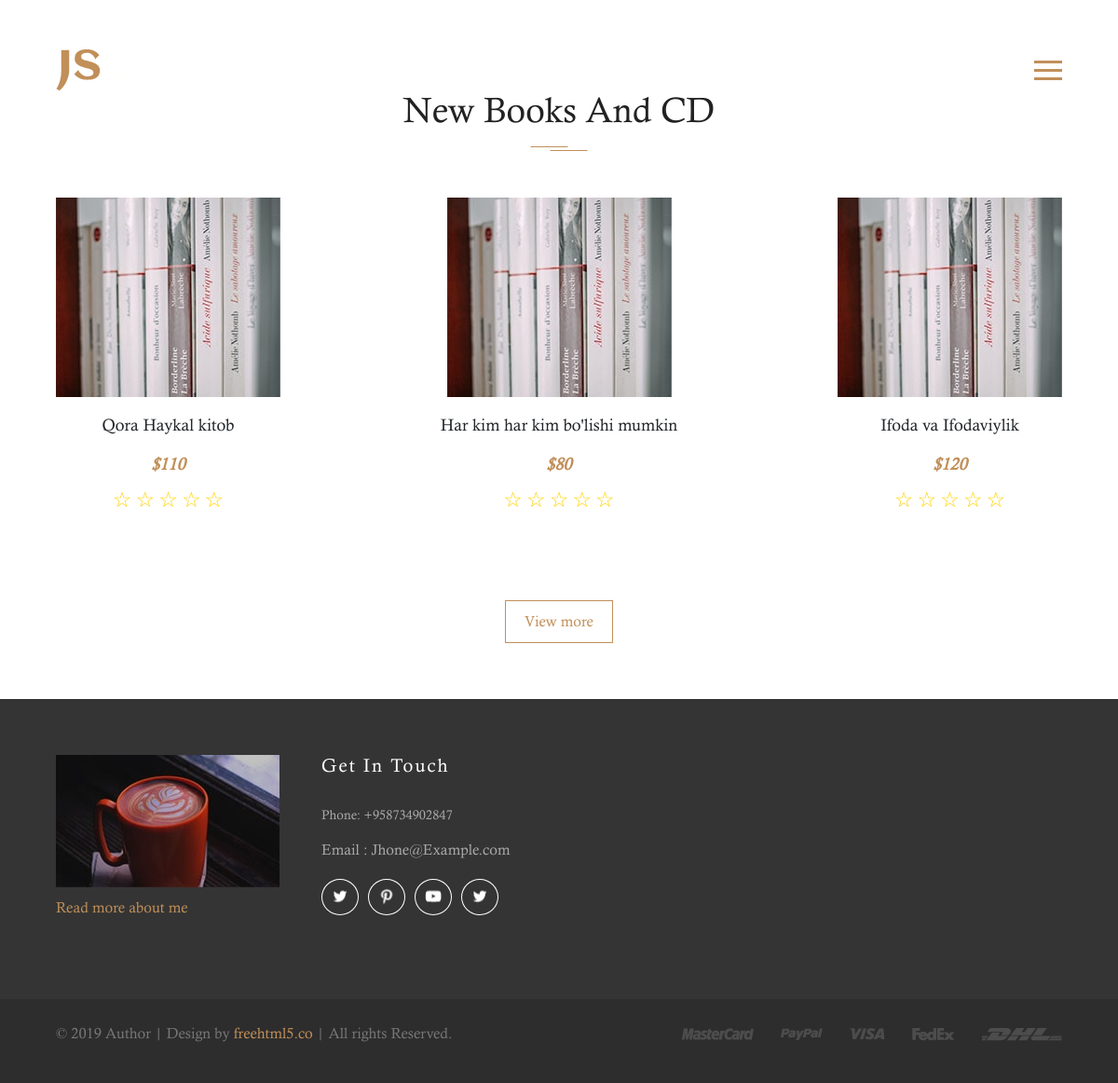
The page /books/ on the database its author committed.
### pages/models.py (models this page shows, shortened)
class Book(models.Model):
    book_name = models.CharField(max_length=50)
    photo = models.ImageField(upload_to='images/')
    price = models.PositiveIntegerField(max_length=6)
    body = models.TextField()

### pages/views.py (the view)
# urls.py: path('books/', BooksPage.as_view(), name="book"),
class BooksPage(ListView):
    model = Book
    template_name = "books.html"

### templates/books.html (shortened to what this page needs)
{% load crispy_forms_tags %}
<!doctype html>
<html lang="en">
<head>
	<link rel="stylesheet" href="/static/css/style.css">
	<link rel="stylesheet" href="/static/css/slick.css">
    <link href="https://cdn.jsdelivr.net/npm/bootstrap@5.2.3/dist/css/bootstrap.min.css" rel="stylesheet">
</head>
<body>
	<nav class="site-navigation">
		<div class="site-navigation-inner site-container">
			<a href="/"><img src="/static/images/site-logo.png" alt="site logo"></a>
			<div id="myBtn" class="burger-container" onclick="myFunction(this)">
				<div class="bar1"></div>
				<div class="bar2"></div>
				<div class="bar3"></div>
			</div>
		</div>
	</nav>
    <br><br><br><br>
	<section class="fh5co-books">
		<div class="site-container">
			<h2 class="universal-h2 universal-h2-bckg">New Books And CD</h2>
			<div class="books">
                {% for kitob in object_list %}
                    <div class="single-book">
                        <a href="{% url 'book_detail' kitob.pk %}" class="single-book__img">
                            <img src="/static/images/books-1.jpg" alt="single book and cd">
                        </a>
                        <h4 class="single-book__title">{{kitob.book_name}}</h4>
                        <span class="single-book__price">${{kitob.price}}</span>
                        <div class="rating">
                            <span>&#9734;</span>
                            <span>&#9734;</span>
                            <span>&#9734;</span>
                            <span>&#9734;</span>
                            <span>&#9734;</span>
                        </div>
                    </div>
                    {% endfor %}
			</div>
			<div class="books-brand-button">
				<a href="#" class="brand-button">View more</a>
			</div>
		</div>
	</section>
	<footer class="site-footer">
		<div class="site-container">
			<div class="footer-inner">
				<div class="footer-info">
					<div class="footer-info__left">
						<img src="/static/images/footer-img.jpg" alt="about me image">
						<p>Read more about me</p>
					</div>
					<div class="footer-info__right">
						<h5>Get In Touch</h5>
						<p class="footer-phone">Phone: +958734902847</p>
						<p>Email : Jhone@Example.com</p>
						<div class="social-icons">
							<a href="#" target="_blank"><img src="/static/images/social-twitter.png" alt="social icon"></a>
							<a href="#" target="_blank"><img src="/static/images/social-pinterest.png" alt="social icon"></a>
							<a href="#" target="_blank"><img src="/static/images/social-youtube.png" alt="social icon"></a>
							<a href="#" target="_blank"><img src="/static/images/social-twitter.png" alt="social icon"></a>
						</div>
					</div>
				</div>
			</div>
		</div>
		<div class="footer-bottom">
			<div class="site-container footer-bottom-inner">
				<p>© 2019 Author | Design by <a href="https://freehtml5.co/" target="_blank">freehtml5.co</a> | All rights Reserved.</p>
				<div class="footer-bottom__img">
					<img src="/static/images/footer-mastercard.png" alt="footer image">
					<img src="/static/images/footer-paypal.png" alt="footer image">
					<img src="/static/images/footer-visa.png" alt="footer image">
					<img src="/static/images/footer-fedex.png" alt="footer image">
					<img src="/static/images/footer-dhl.png" alt="footer image">
				</div>
			</div>
		</div>
	</footer>

### static/css/style.css (style rules this page uses)
* { margin: 0; padding: 0; font-family: "Calisto-MT"; }
.site-container { width: 1115px; margin: 0 auto; }
@media (max-width: 1250px) { .site-container { width: 90%; } }
.universal-h2 { font-size: 48px; text-align: center; color: #222; }
@media (max-width: 1250px) { .universal-h2 { font-size: 38px; } }
.universal-h2-bckg { background-image: url("../images/double-line.svg"); background-repeat: no-repeat; background-position: center bottom; }
.site-navigation { position: absolute; top: 4.6%; width: 100%; z-index: 2; }
.site-navigation-inner { display: flex; align-items: center; justify-content: space-between; }
.burger-container { cursor: pointer; z-index: 3; }
.bar1, .bar2, .bar3 { width: 30px; height: 3px; background-color: #c18f59; margin: 6px 0; transition: 0.4s; }
.brand-button { display: inline-block; padding: 10px 20px; font-size: 11px; text-transform: uppercase; text-decoration: none; color: #c18f59; border: 1px solid #fff; transition: 0.3s ease; }
.fh5co-books { margin-bottom: 122px; }
.fh5co-books .universal-h2 { margin-bottom: 50px; padding-bottom: 20px; }
.fh5co-books .books-brand-button { text-align: center; }
.fh5co-books .books-brand-button .brand-button { font-size: 16px; text-transform: none; border-color: #c18f59; }
@media (max-width: 1250px) { .fh5co-books { margin-bottom: 60px; } }
.books { display: flex; justify-content: space-between; flex-wrap: wrap; margin-bottom: 70px; }
.single-book { margin-bottom: 20px; text-align: center; }
.single-book .single-book__img { position: relative; display: block; font-size: 0; }
.single-book .single-book__title { margin: 19px 0 18px; font-size: 18px; }
.single-book .single-book__price { font-size: 18px; font-weight: 600; font-style: italic; color: #c18f59; }
@media (max-width: 1250px) { .single-book { margin-right: 10px; } }
@media (max-width: 1250px) { .single-book:last-child { margin-right: 0; } }
.rating { margin-top: 8px; unicode-bidi: bidi-override; direction: rtl; }
.rating span { font-size: 23px; color: #ffd200; cursor: pointer; }
.social-icons a { position: relative; border: 1px solid white; border-radius: 50%; padding: 13px 23px; margin-right: 10px; transition: 0.3s ease; }
.social-icons img { position: absolute; left: 50%; top: 50%; transform: translate(-50%, -50%); }
.site-footer { padding-top: 120px; background-color: #343434; }
@media (max-width: 1250px) { .site-footer { padding-top: 60px; } }
.footer-inner { display: flex; justify-content: space-between; padding-bottom: 95px; }
.footer-inner h5 { margin-bottom: 30px; font-size: 20px; letter-spacing: 2px; color: #fff; }
@media (max-width: 1250px) { .footer-inner { padding-bottom: 50px; flex-direction: column; align-items: center; } }
.footer-info { width: 50%; display: flex; }
.footer-info .footer-info__left { margin-right: 45px; }
.footer-info .footer-info__left img { margin-bottom: 10px; }
.footer-info .footer-info__left p { color: #c18f59; }
.footer-info .footer-info__right p { margin-bottom: 15px; color: #aaa; }
.footer-info .footer-info__right .footer-phone { font-size: 14px; }
.footer-info .footer-info__right .social-icons { margin-top: 27px; }
.footer-info .footer-info__right .social-icons a { padding: 9px 19px; }
@media (max-width: 1250px) { .footer-info { width: 100%; margin-bottom: 20px; } }
.footer-bottom { padding: 25px 0; background-color: #2d2d2d; }
.footer-bottom-inner { display: flex; justify-content: space-between; }
.footer-bottom-inner p { color: #777; }
.footer-bottom-inner a { color: #c18f59; text-decoration: none; transition: 0.3s ease; }
.footer-bottom-inner .footer-bottom__img img { margin-right: 25px; }
.footer-bottom-inner .footer-bottom__img img:last-child { margin-right: 0; }

### rows shown on the page
Book: book_name "Qora Haykal kitob", price "110"
Book: book_name "Har kim har kim bo'lishi mumkin", price "80"
Book: book_name "Ifoda va Ifodaviylik", price "120"
